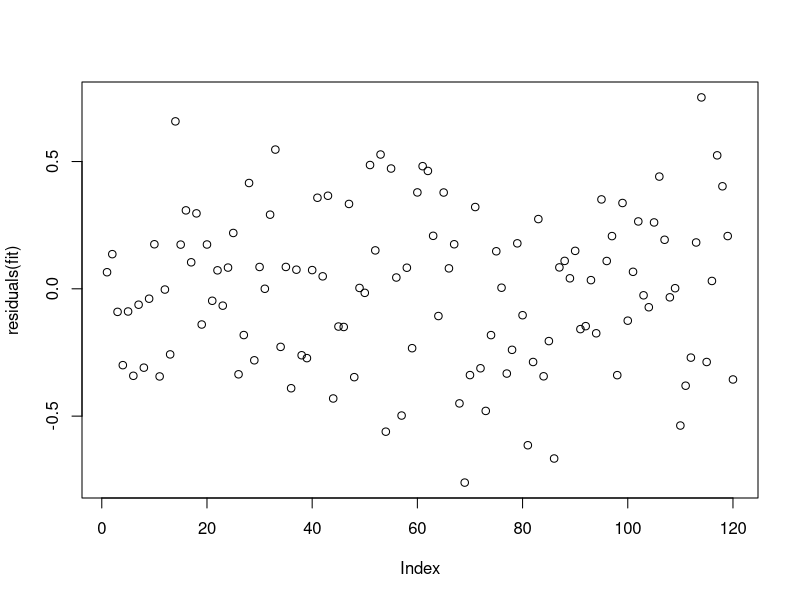
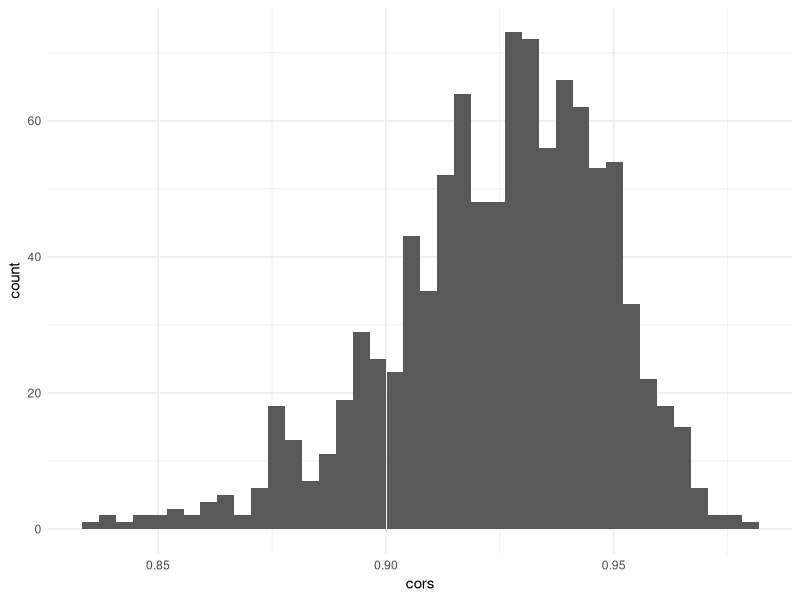
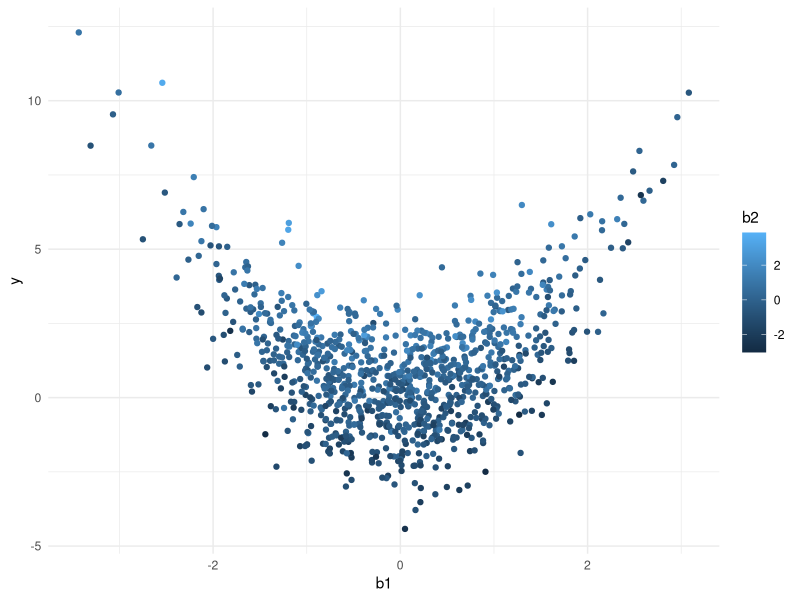
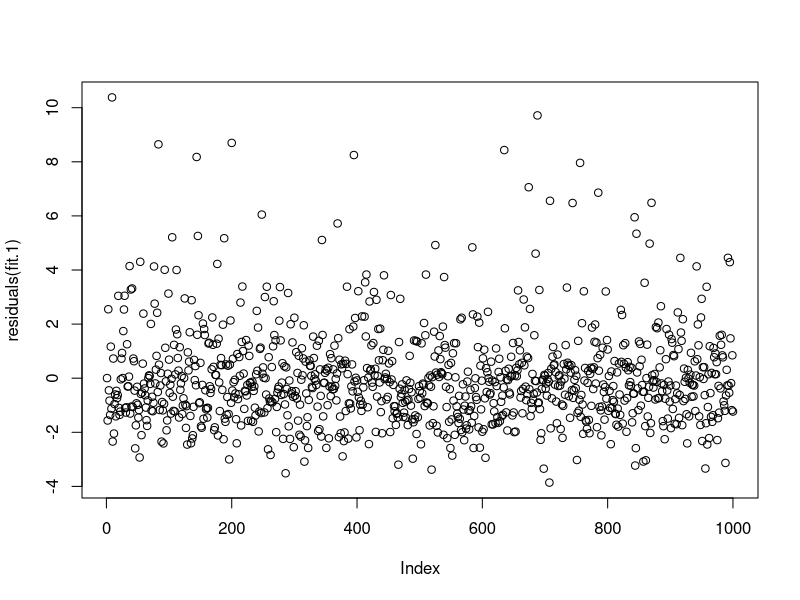
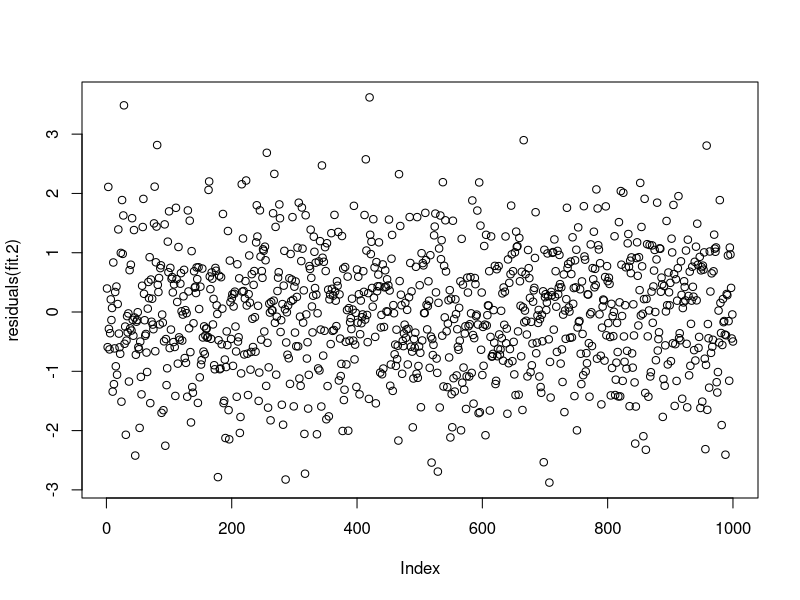
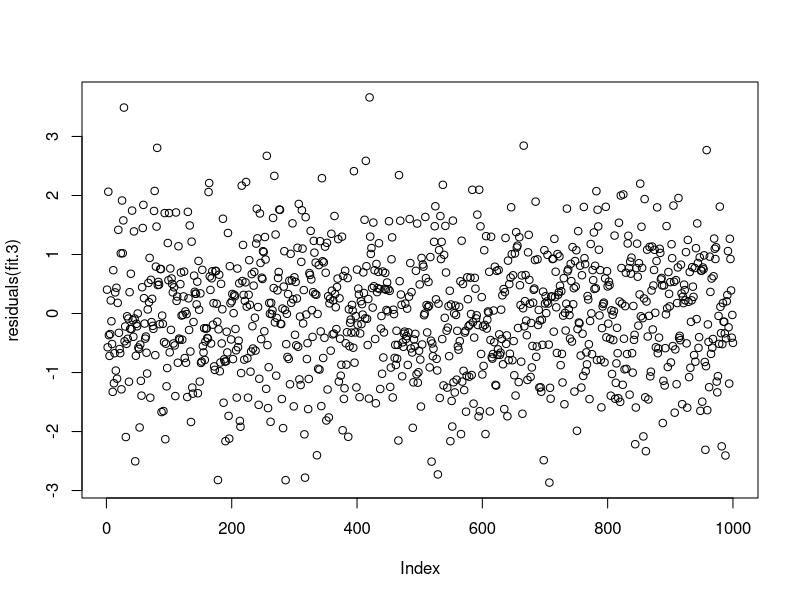

Write the R code that produced these figures, in order.
## ---- chunk 1
library(tidyverse)

set.seed(1)

theme_set(theme_minimal())
## ---- chunk 2
# an id makes it easier to check your operations
iris = iris %>% mutate(id = row_number()) 

#%>% select(id, everything())

head(iris)
## ---- chunk 3

#Randomly sample from iris dataset 20% of cases (i.e. rows)
holdout_random = iris %>% 
  sample_frac(0.2)

head(holdout_random)

# Creates the 80% of rows not found in holdout_random
train_random = setdiff(iris, holdout_random)

head(train_random)


# We can verify that the two fractions of our data are unique from one another using an inner join. Unlike a left join which matches values in the "right" (i.e. second) df to those on the left (i.e. first), inner join extracts cases that are found in BOTH data frames. Here, we'd expect the inner_join to return no cases since we want our two subsets to contain different pieces of the iris dataframe.

inner_join(holdout_random, train_random, by="id")
## ---- chunk 4
holdout_grouped = iris %>% 
  group_by(Species) %>% #ensures equal proportions of each species in each subset
  sample_frac(0.2)

train_grouped = setdiff(iris, holdout_grouped)

count(holdout_grouped, Species)
count(train_grouped, Species)
## ---- chunk 5
holdout_timeseries = iris %>% 
  group_by(Species) %>% 
  top_frac(0.2, wt = id) #specifies to take the top 20% of ids for each species

train_timeseries = setdiff(iris, holdout_timeseries)

head(holdout_timeseries)
## ---- chunk 6
fit = lm(Sepal.Length ~ Sepal.Width + Petal.Length + Petal.Width + Species, data = train_grouped)

summary(fit)
## ---- chunk 7
plot(residuals(fit))

#remember this just says to take our model named "fit" and calculate and plot the residuals
## ---- chunk 8
(train_rmse = sqrt(mean(residuals(fit)^2))) 
#gets the rmse for our training set (the one we used to make our model)

predictions = predict(fit, holdout_grouped) 
#uses our models betas to predict sepal length (DV) for the validation set based on our IVs (sepal width, petal length, petal width, and species)

valid_residuals = holdout_grouped$Sepal.Length - predictions 
#calculates residuals of our predicted sepal lengths vs. our observed sepal lengths

(valid_rmse = sqrt(mean(valid_residuals^2))) 
#gets our rmse for our validation set
## ---- chunk 9
cor(predictions, holdout_grouped$Sepal.Length)
## ---- chunk 10

get_cor <- function(test_fraction){
  holdout <- iris %>%
  sample_frac(test_fraction)
  train = setdiff(iris, holdout)
  
  fit = lm(Sepal.Length ~ Sepal.Width + Petal.Length + Petal.Width + Species, data = train)
  return(cor(holdout$Sepal.Length,predict.lm(fit,holdout)))
}

#So far the above is nothing new, we've taken indepdent lines of code and wrapped them in a function which takes as it's input the fraction you want to hold out to test and results a correlation between the predicted DV on your test set vs the observed. 

# to get 1000 iterations of this, we need to use replicate. But any time we are generating random samples it is a good idea to set our seed. 

set.seed(1995)
cors <- replicate(1000, get_cor(0.2))

#Let's plot these correlations to see their distribution

data.frame(cors) %>% ggplot() + aes(x=cors) + geom_histogram(bins=40)
mean_cor <- mean(cors)
mean_cor


# Let's test our correlations against the null of cor=0 using a t test. 
#If the correlations are significantly higher than 0, that means our model transfers well. 

cors_z <- atan(cors) 
#atan is the fisher's z transformation we use bc r is bounded between -1 and 1.
cors_t_test <- t.test(cors_z)
cors_t_test

## ---- chunk 11
iris_folded_1 = iris %>% 
  arrange(Species) %>% # necessary to get the right number of folds within each group- stratified
  mutate(fold = rep(1:5, 30))  # creates a fold column and fills it with 1-5 repeated 30x

head(iris_folded_1) #at this point the folds have not been randomized

iris_folded_2<-iris_folded_1%>%
  group_by(Species) %>%  # Keep the folds balanced across species
  mutate(fold = sample(fold)) # randomize the fold column

head(iris_folded_2) 

#now we have 5 randomized folds, each with 30 total cases, 10 per species

count(iris_folded_2, Species, fold)

## ---- chunk 12
cors = numeric()

for (fold_number in 1:5) {
  train = iris_folded_2 %>% filter(fold != fold_number) #training set is all folds but the current #
  valid = iris_folded_2 %>% filter(fold == fold_number) # validation set is the current fold #
  
  folded_model = lm(Sepal.Length ~ Sepal.Width + Petal.Length + Petal.Width + Species, data = train) #same model as before, just giving a new name
  
  folded_predictions = predict(folded_model, valid)
  
  r = cor(folded_predictions, valid$Sepal.Length)
  cors = append(cors, r)
}

cors

mean(cors)

#Notice that with K folds we do not need to call replicate because the folds are doing that iterative process for us. 
## ---- chunk 13
# Simulating data with y = b1^2 + b2 + error, note that our train and holdout come from same distributions.

b1 = rnorm(1000)
b2 = rnorm(1000)
error = rnorm(1000)

holdout_b1 = rnorm(1000)
holdout_b2 = rnorm(1000)
holdout_error = rnorm(1000)

y = b1^2 + b2 + error #getting our "observed" y values for training
holdout_y = holdout_b1^2 + holdout_b2 + holdout_error #getting our "observed" y values for validation

data = data.frame(y=y, b1=b1, b2=b2) #df of our training data
holdout_data = data.frame(y=holdout_y, b1=holdout_b1, b2=holdout_b2) #df of our holdout

head(data)
## ---- chunk 14
ggplot(data, aes(x = b1, y = y, color = b2)) +
  geom_point()
## ---- chunk 15
fit.1 = lm(y ~ b1 + b2, data=data)

summary(fit.1)

(rmse_1 = sqrt(mean(fit.1$residuals^2)))
## ---- chunk 16
plot(residuals(fit.1))
## ---- chunk 17
holdout_1_residuals = holdout_y - predict(fit.1, holdout_data)

(rmse_1_holdout = sqrt(mean(holdout_1_residuals^2)))
## ---- chunk 18
fit.2 = lm(y ~ poly(b1, 15) + b2, data=data)

summary(fit.2)

(rmse_2 = sqrt(mean(fit.2$residuals^2)))
## ---- chunk 19
plot(residuals(fit.2))
## ---- chunk 20
holdout_2_residuals = holdout_y - predict(fit.2, holdout_data)

(rmse_2_holdout = sqrt(mean(holdout_2_residuals^2)))
## ---- chunk 21
fit.3 = lm(y ~ poly(b1, 2) + b2, data=data)

summary(fit.3)

(rmse_3 = sqrt(mean(fit.3$residuals^2)))
## ---- chunk 22
plot(residuals(fit.3))
## ---- chunk 23
holdout_3_residuals = holdout_y - predict(fit.3, holdout_data)

(rmse_3_holdout = sqrt(mean(holdout_3_residuals^2)))
